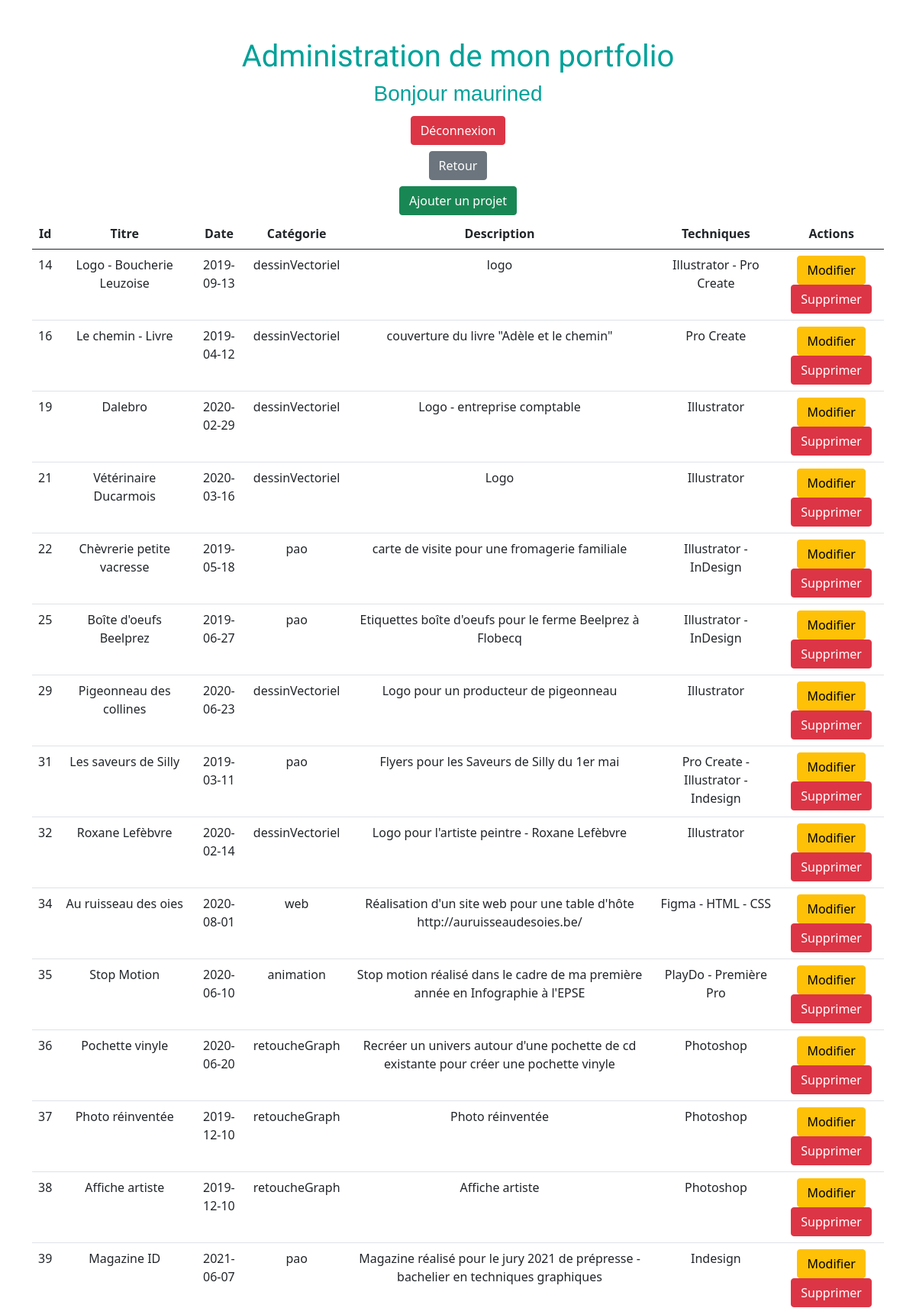
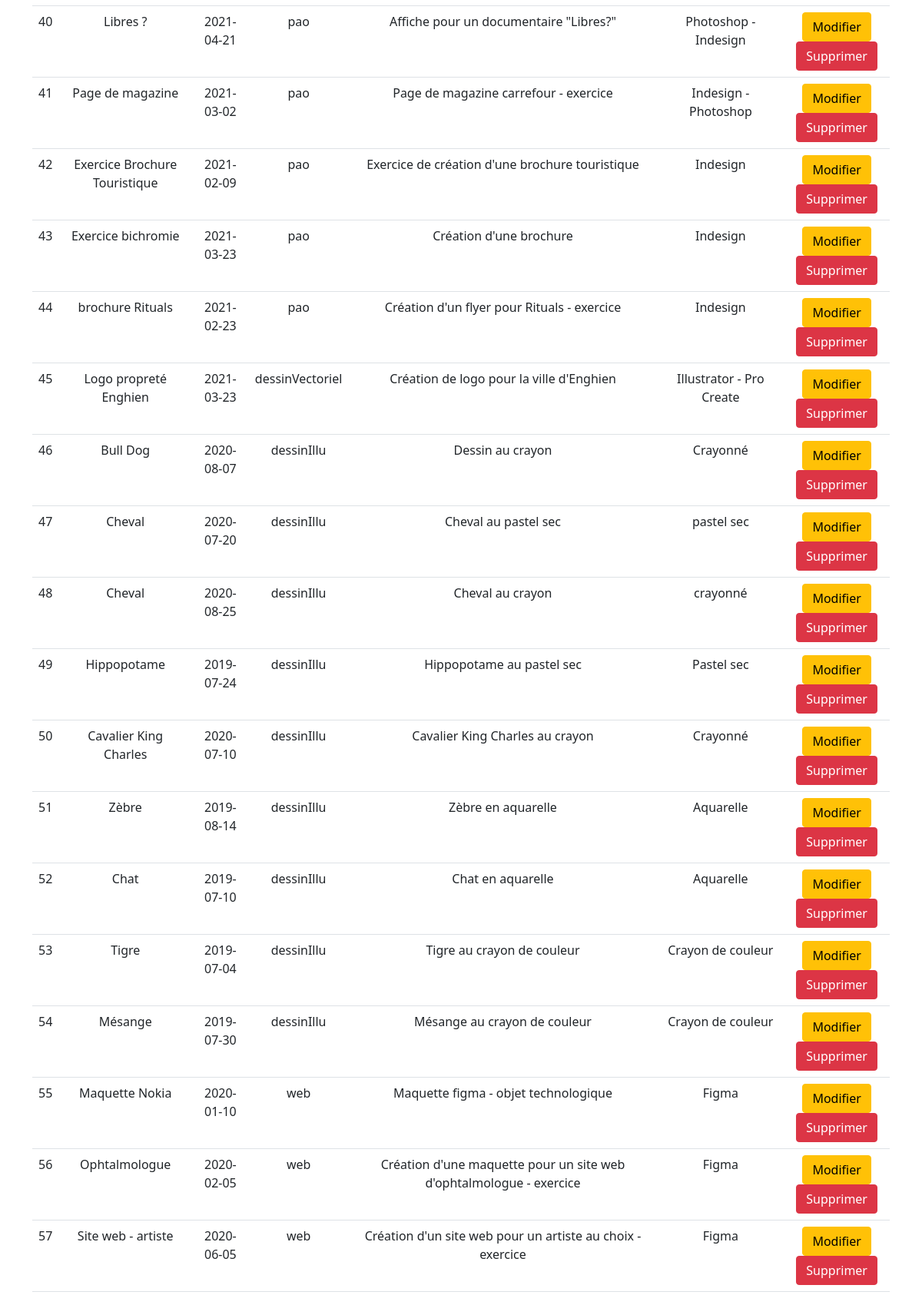
/admin/works.php (signed in, upper part), run on the app's committed database (2 pictures, top to bottom).
### tables this page shows
CREATE TABLE `works` (
  `id` int(11) NOT NULL,
  `title` varchar(255) NOT NULL,
  `date` date NOT NULL,
  `category` varchar(100) NOT NULL,
  `description` text NOT NULL,
  `technic` text NOT NULL,
  `image` varchar(255) NOT NULL,
  `file` varchar(255) DEFAULT NULL
);

### admin/works.php (the view, shortened to what this page needs)
<?php
    require "../connexion.php";
?>
<!DOCTYPE html>
<html lang="en">
<head>
    <link href="https://cdn.jsdelivr.net/npm/bootstrap@5.0.0-beta2/dist/css/bootstrap.min.css" rel="stylesheet">
    <link rel="stylesheet" href="style1.css">
</head>
<body>
<div class="container-fluid">
    <h1>Administration de mon portfolio</h1>
    <h3>Bonjour <?php echo $_SESSION['login'] ?></h3>
    <a href="dashboard.php?deco=ok" class="btn btn-danger my-1">Déconnexion</a>
    <div class="row">
        <div class="col-12">
            <a href="dashboard.php" class="btn btn-secondary my-1">Retour</a><br>
            <a href="addWorks.php" class="btn btn-success my-1">Ajouter un projet</a>
        </div>
    </div>
</div>
<div class="container">
        <table class="table table-hover">
            <thead>
                <tr>
                    <th class='text-center'>Id</th>
                    <th class='text-center'>Titre</th>
                    <th class='text-center'>Date</th>
                    <th class='text-center'>Catégorie</th>
                    <th class="text-center">Description</th>
                    <th class='text-center'>Techniques</th>
                    <th class='text-center'>Actions</th>
                </tr>
            </thead>
            <tbody>
                <?php
                    $req = $bdd->query("SELECT * FROM works");
                    while($don = $req->fetch())
                    {
                        echo "<tr>";
                            echo "<td class='text-center'>".$don['id']."</td>";
                            echo "<td class='text-center'>".$don['title']."</td>";
                            echo "<td class='text-center'>".$don['date']."</td>";
                            echo "<td class='text-center'>".$don['category']."</td>";
                            echo "<td class='text-center'>".$don['description']."</td>";
                            echo "<td class='text-center'>".$don['technic']."</td>";
                            echo "<td class='text-center'>";
                                echo "<a href='updateWorks.php?id=".$don['id']."' class='btn btn-warning mx-2'>Modifier</a>";
                                echo "<br>";
                                echo "<a href='deleteWorks.php?id=".$don['id']."' class='btn btn-danger mx-2'>Supprimer</a>";
                            echo "</td>";
                        echo "</tr>";
                    }
                ?>
            </tbody>
        </table>
</div>
</body>
</html>

### admin/style1.css (style rules this page uses)
* { margin: 0; padding: 0; }
html, body { text-align: center; }
h1 { font-family: 'Bellota Text', cursive; font-size: 5vh; color: rgb(0, 161, 153); margin-top: 50px; }
h3 { font-family: 'Noto Sans JP', sans-serif; color: rgb(0, 161, 153); }
a { color: black; text-decoration: none; }

### data on the page
works: id "14", title "Logo - Boucherie Leuzoise", date "2019-09-13", category "dessinVectoriel", description "logo", technic "Illustrator - Pro Create"
works: id "16", title "Le chemin - Livre", date "2019-04-12", category "dessinVectoriel", description "couverture du livre \"Adèle et le chemin\"", technic "Pro Create"
works: id "19", title "Dalebro", date "2020-02-29", category "dessinVectoriel", description "Logo - entreprise comptable", technic "Illustrator"
works: id "21", title "Vétérinaire Ducarmois", date "2020-03-16", category "dessinVectoriel", description "Logo", technic "Illustrator"
works: id "22", title "Chèvrerie petite vacresse", date "2019-05-18", category "pao", description "carte de visite pour une fromagerie familiale", technic "Illustrator - InDesign"
works: id "25", title "Boîte d'oeufs Beelprez", date "2019-06-27", category "pao", description "Etiquettes boîte d'oeufs pour le ferme Beelprez à Flobecq", technic "Illustrator - InDesign"
works: id "29", title "Pigeonneau des collines", date "2020-06-23", category "dessinVectoriel", description "Logo pour un producteur de pigeonneau", technic "Illustrator"
works: id "31", title "Les saveurs de Silly", date "2019-03-11", category "pao", description "Flyers pour les Saveurs de Silly du 1er mai", technic "Pro Create - Illustrator - Indesign"
works: id "32", title "Roxane Lefèbvre", date "2020-02-14", category "dessinVectoriel", description "Logo pour l'artiste peintre - Roxane Lefèbvre", technic "Illustrator"
works: id "34", title "Au ruisseau des oies", date "2020-08-01", category "web", description "Réalisation d'un site web pour une table d'hôte http://auruisseaudesoies.be/", technic "Figma - HTML - CSS"
works: id "35", title "Stop Motion", date "2020-06-10", category "animation", description "Stop motion réalisé dans le cadre de ma première année en Infographie à l'EPSE", technic "PlayDo - Première Pro"
works: id "36", title "Pochette vinyle", date "2020-06-20", category "retoucheGraph", description "Recréer un univers autour d'une pochette de cd existante pour créer une pochette vinyle", technic "Photoshop"
works: id "37", title "Photo réinventée", date "2019-12-10", category "retoucheGraph", description "Photo réinventée", technic "Photoshop"
works: id "38", title "Affiche artiste", date "2019-12-10", category "retoucheGraph", description "Affiche artiste", technic "Photoshop"
works: id "39", title "Magazine ID", date "2021-06-07", category "pao", description "Magazine réalisé pour le jury 2021 de prépresse - bachelier en techniques graphiques", technic "Indesign"
works: id "40", title "Libres ?", date "2021-04-21", category "pao", description "Affiche pour un documentaire \"Libres?\"", technic "Photoshop - Indesign"
works: id "41", title "Page de magazine", date "2021-03-02", category "pao", description "Page de magazine carrefour - exercice", technic "Indesign - Photoshop"
works: id "42", title "Exercice Brochure Touristique", date "2021-02-09", category "pao", description "Exercice de création d'une brochure touristique", technic "Indesign"
works: id "43", title "Exercice bichromie", date "2021-03-23", category "pao", description "Création d'une brochure", technic "Indesign"
works: id "44", title "brochure Rituals", date "2021-02-23", category "pao", description "Création d'un flyer pour Rituals - exercice", technic "Indesign"
works: id "45", title "Logo propreté Enghien", date "2021-03-23", category "dessinVectoriel", description "Création de logo pour la ville d'Enghien", technic "Illustrator - Pro Create"
works: id "46", title "Bull Dog", date "2020-08-07", category "dessinIllu", description "Dessin au crayon", technic "Crayonné"
works: id "47", title "Cheval", date "2020-07-20", category "dessinIllu", description "Cheval au pastel sec", technic "pastel sec"
works: id "48", title "Cheval", date "2020-08-25", category "dessinIllu", description "Cheval au crayon", technic "crayonné"
works: id "49", title "Hippopotame", date "2019-07-24", category "dessinIllu", description "Hippopotame au pastel sec", technic "Pastel sec"
works: id "50", title "Cavalier King Charles", date "2020-07-10", category "dessinIllu", description "Cavalier King Charles au crayon", technic "Crayonné"
works: id "51", title "Zèbre", date "2019-08-14", category "dessinIllu", description "Zèbre en aquarelle", technic "Aquarelle"
works: id "52", title "Chat", date "2019-07-10", category "dessinIllu", description "Chat en aquarelle", technic "Aquarelle"
works: id "53", title "Tigre", date "2019-07-04", category "dessinIllu", description "Tigre au crayon de couleur", technic "Crayon de couleur"
works: id "54", title "Mésange", date "2019-07-30", category "dessinIllu", description "Mésange au crayon de couleur", technic "Crayon de couleur"
works: id "55", title "Maquette Nokia", date "2020-01-10", category "web", description "Maquette figma - objet technologique", technic "Figma"
works: id "56", title "Ophtalmologue", date "2020-02-05", category "web", description "Création d'une maquette pour un site web d'ophtalmologue - exercice", technic "Figma"
works: id "57", title "Site web - artiste", date "2020-06-05", category "web", description "Création d'un site web pour un artiste au choix - exercice", technic "Figma"

### other printed values
$_SESSION['login'] "maurined"
